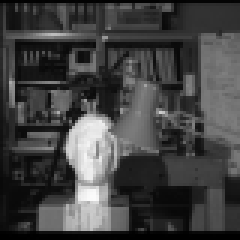
#> input picture data/1_left.pgm, 80 x 80 px, found by its file name (shown 3 times larger)
$ python mi_cost.py
#> lines starting #> are read from the running program, lines starting #| are printed output that depends on the picture
import cv2
import numpy as np
import matplotlib as plt
import matplotlib.pyplot as pl
import math


def histogramme(image):

    Hist = np.full(255, 0).tolist()
    print(image[0][5])

    for i in range(80):
        for j in range (80):
            a = image[i][j]
            Hist[int(a)] += 1

    return Hist


def histogramme2(img1,img2):
    dst = [[0]*255]*255
    p = 0
    q = 0
    for  i  in range (80) :
        for j in range (80):
            p = img1[i][j]
            q = img2[i][j]
            dst[p][q] +=1
    return dst


if __name__ == "__main__":
    image1 = cv2.imread("data1/1_left.pgm",0)
#> image1 is the input picture: shape (80, 80); min 0, max 251, mean 66
    image2 = cv2.imread("data1/2_right.pgm",0)
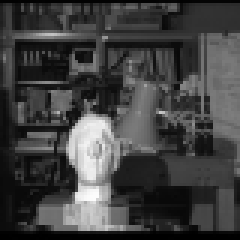
#> input picture data/2_right.pgm, 80 x 80 px, found by its file name (shown 3 times larger)
#> image2 is the input picture: shape (80, 80); min 0, max 252, mean 65.2
    hist1 = histogramme(image1)
#| 3
#> after the loop in histogramme, `for i in range(80):`: Hist = 255 values, max 136 at index 0, min 0 at index 155, mean 25.1
#> hist1 has the same summary as Hist in histogramme
    hist2 = histogramme(image2)
#| 2
#> hist2 = 255 values, max 128 at index 0, min 0 at index 149, mean 25.1
    hist12 = histogramme2(image1, image2)
#> after the loop in histogramme2, `for  i  in range (80) :`: dst = 255 items
#> hist12 = 255 items
    #calcule de l'entropy
    mi_cost = [[0]*80]*80
    mi_cost = np.array(mi_cost)

    for i in range(80) :
        for j in range(80):
            p = image1[i][j]
            q = image2[i][j]
            #print ( math.log2(hist[pixel]/6400) )
            h1 = -math.log2(hist1[p]/6400)
            h2 = -math.log2(hist2[q]/6400)
            h12 = -math.log2(hist12[p][q]/6400)
            mi_cost[i][j] = ( h1 +h2 - h12) / 6400 *75000
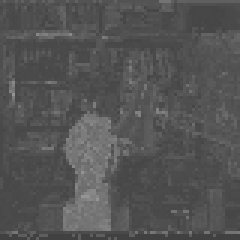
#> mi_cost: shape (80, 80) int64 (shown 3 times larger); min 65, max 148, mean 84.3
    mi_cost = mi_cost.astype(np.uint8)
    cv2.imshow('cost',mi_cost)
    cv2.waitKey(0)
